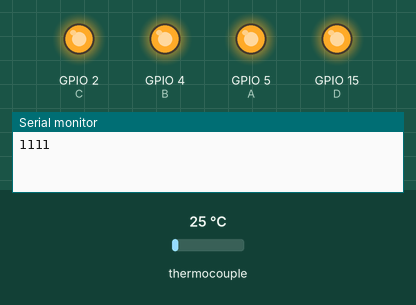
This sketch was run on a simulated ESP32. Shown: output pins drawn as LEDs (lit = HIGH), the last lines printed to the serial monitor. The test bench sets the inputs (shaded band); at power-on: thermocouple 25 °C.

Above: at 0.5 s.
At 2.5 s:
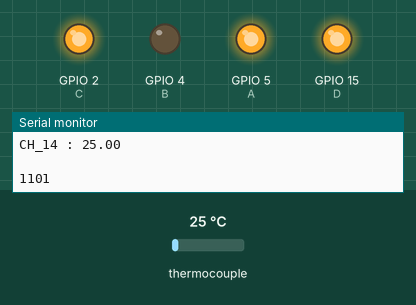
At 3.5 s:
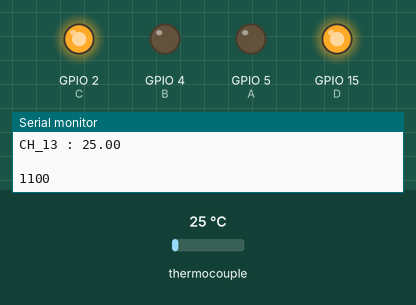
At 4.5 s:
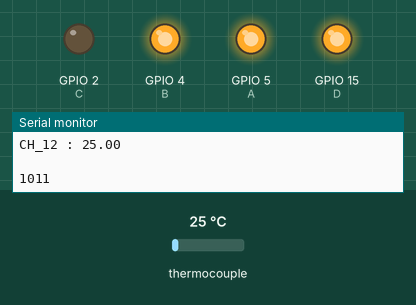
At 6.5 s:
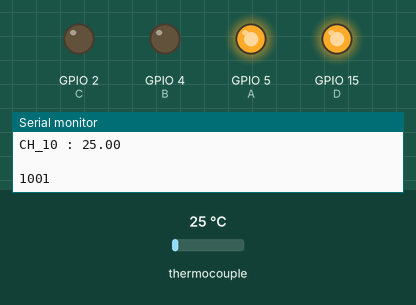
At 9.5 s:
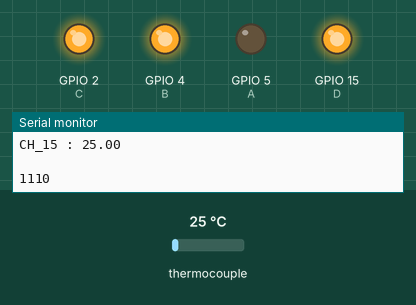
Timing chart, 0 to 10.4 s (numbered marks = the images above):
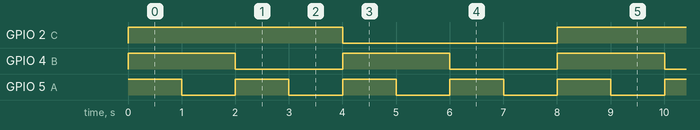

The sketch:

Tc16CMux.ino
```cpp
#include "max6675.h"

// Thermocouple 1
int thermoDO1 = 18; //D18
int thermoCS1 = 19; //D19
int thermoCLK1 = 21; //D21

MAX6675 thermocouple1(thermoCLK1, thermoCS1, thermoDO1);

// Arduino Pins used to control 74HC4067 MUX
int A = 5; //D5 S0
int B = 4; //D4 S1
int C = 2; //D2 S2
int D = 15; //D15 S3

float tc1_out;
float tc2_out;

void setup() {
  pinMode(A, OUTPUT); digitalWrite(A, HIGH);
  pinMode(B, OUTPUT); digitalWrite(B, HIGH);
  pinMode(C, OUTPUT); digitalWrite(C, HIGH);
  pinMode(D, OUTPUT); digitalWrite(D, HIGH);
  Serial.begin(115200);
}

void loop() {
  for(int i = 15; i > 7; i--) {
    String bin = String(i, BIN);
    Serial.println(bin);
    (String(bin[0]) == "1") ? digitalWrite(D, HIGH) : digitalWrite(D, LOW);
    (String(bin[1]) == "1") ? digitalWrite(C, HIGH) : digitalWrite(C, LOW);
    (String(bin[2]) == "1") ? digitalWrite(B, HIGH) : digitalWrite(B, LOW);
    (String(bin[3]) == "1") ? digitalWrite(A, HIGH) : digitalWrite(A, LOW);
    delay(1000);
    tc1_out = thermocouple1.readCelsius();
    Serial.print("CH_" + String(i) + " : ");Serial.println(tc1_out);
    Serial.println(" ");
  }
}
```

Measured:
- by itself, GPIO 2 (C): alternates HIGH for 4.0 s and LOW for 4.0 s
- by itself, GPIO 4 (B): alternates HIGH for 2.0 s and LOW for 2.0 s
- by itself, GPIO 5 (A): alternates HIGH for 1.0 s and LOW for 1.0 s
